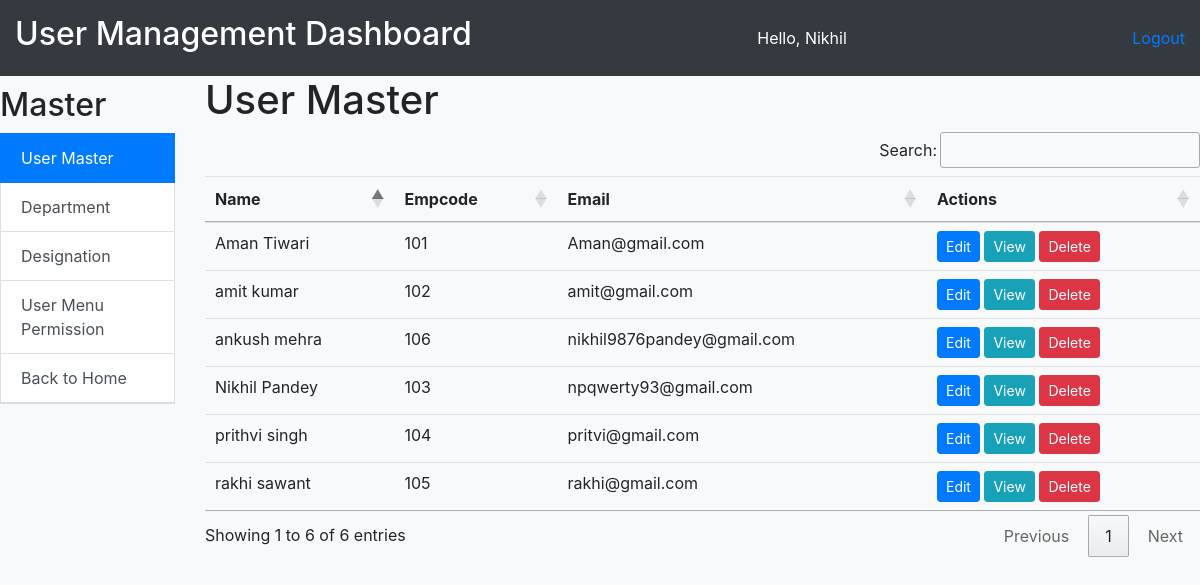
Screenshot of /emp_home/user_master/ (signed in) with the database file from the repository.
### employee/models.py (models this page shows, shortened)
class EmployeeDetail(models.Model):
    GENDER_CHOICES = [
        ('M', 'Male'),
        ('F', 'Female'),
        ('O', 'Other'),
    ]
    user = models.OneToOneField(User, on_delete=models.CASCADE)
    empcode = models.CharField(max_length=50)
    empdept = models.ForeignKey(Department, on_delete=models.CASCADE)
    designation = models.ForeignKey(Designation, on_delete=models.CASCADE, null=True)
    contact = models.CharField(max_length=15, null=True)
    gender = models.CharField(max_length=1, choices=GENDER_CHOICES)
    joiningdate = models.DateField(null=True)
    @property
    def full_name(self):
        return f"{self.user.first_name} {self.user.last_name}"

### employee/views.py (the view)
# urls.py: path('user_master/', user_master, name='user_master'),
def user_master(request):
    is_staff_user = request.user.is_staff
    if is_staff_user:
        users = EmployeeDetail.objects.all()
        context = {
            'users': users,
        }
        return render(request, 'user_master.html', context)
    else:
        user = get_object_or_404(EmployeeDetail, user=request.user)
        return render(request, 'view_user.html', {'user': user})

### employee/templates/user_master.html (shortened to what this page needs)
{% extends 'user_management.html' %}
{% block content %}
  <h1>User Master</h1>
  <table class="table" id="example">
    <thead>
      <tr>
        <th>Name</th>
        <th>Empcode</th>
        <th>Email</th>
        <th>Actions</th>
      </tr>
    </thead>
    <tbody>
      {% for user in users %}
        <tr>
          <td>{{ user.full_name }}</td>
          <td>{{ user.empcode }}</td>
          <td>{{ user.user }}</td>
          <td>
              <a href="{% url 'edit_user' user.id %}" class="btn btn-primary btn-sm">Edit</a>
              <a href="{% url 'view_user' user.id %}" class="btn btn-info btn-sm">View</a>
              <button type="button" class="btn btn-danger btn-sm" data-toggle="modal" data-target="#deleteUser{{ user.id }}">
                Delete
              </button>
          </td>
        </tr>
      {% endfor %}
    </tbody>
  </table>
{% endblock %}

### employee/templates/user_management.html (shortened to what this page needs)
<!DOCTYPE html>
<html lang="en">
<head>
    <link rel="stylesheet" href="https://cdn.jsdelivr.net/npm/bootstrap@4.6.2/dist/css/bootstrap.min.css">
    <link rel="stylesheet" type="text/css" href="https://cdn.datatables.net/1.13.7/css/jquery.dataTables.min.css">
    <link rel="stylesheet" type="text/css" href="https://cdn.datatables.net/buttons/2.4.2/css/buttons.dataTables.min.css">
</head>
<body>
<div class="">
    <div class="row">
        <div class="col-md-12">
            <div class="dashboard-header">
                <h2>User Management Dashboard</h2>
                <span>Hello, {{ user.first_name }}</span>
                <div>
                <a href="{% url 'logout' %}">Logout</a>
                </div>
            </div>
        </div>
    </div>
    <div class="row">
        <div class="col-sm-2 p-0">
            <div class="master-section">
                <h2>Master</h2>
                <a href="{% url 'user_master' %}" class="list-group-item list-group-item-action {% if request.resolver_match.url_name == 'user_master' %}active{% endif %}">User Master</a>
                <a href="{% url 'department' %}" class="list-group-item list-group-item-action {% if request.resolver_match.url_name == 'department' %}active{% endif %}">Department</a>
                <a href="{% url 'designation' %}" class="list-group-item list-group-item-action {% if request.resolver_match.url_name == 'designation' %}active{% endif %}">Designation</a>
                {% if user.is_staff %}
                <a href="{% url 'user_menu_permission' %}" class="list-group-item list-group-item-action {% if request.resolver_match.url_name == 'user_menu_permission' %}active{% endif %}">User Menu Permission</a>
                {% endif %}
                <a href="{% url 'emp_home' %}" class="list-group-item list-group-item-action {% if request.resolver_match.url_name == 'index' %}active{% endif %}">Back to Home</a>
            </div>
        </div>
        <div class="col-sm-10 main-content">
            {% block content %}{% endblock %}
        </div>
    </div>
</div>
</body>
</html>

### employee/templates/user_management.html (style rules this page uses)
body { background-color: #f8f9fa; margin: 0; }
.dashboard-header { background-color: #343a40; color: #ffffff; padding: 15px; text-align: right; display: flex; justify-content: space-between; align-items: center; width: 100%; margin: 0; }
.master-section { margin: 10px 15px; border-bottom: 1px solid #ddd; }

### rows the page displays
EmployeeDetail: full_name "Nikhil Pandey", empcode "103", user "npqwerty93@gmail.com"
EmployeeDetail: full_name "Aman Tiwari", empcode "101", user "Aman@gmail.com"
EmployeeDetail: full_name "ankush mehra", empcode "106", user "nikhil9876pandey@gmail.com"
EmployeeDetail: full_name "rakhi sawant", empcode "105", user "rakhi@gmail.com"
EmployeeDetail: full_name "amit kumar", empcode "102", user "amit@gmail.com"
EmployeeDetail: full_name "prithvi singh", empcode "104", user "pritvi@gmail.com"

### other values shown
{{ user.first_name }} "Nikhil"
